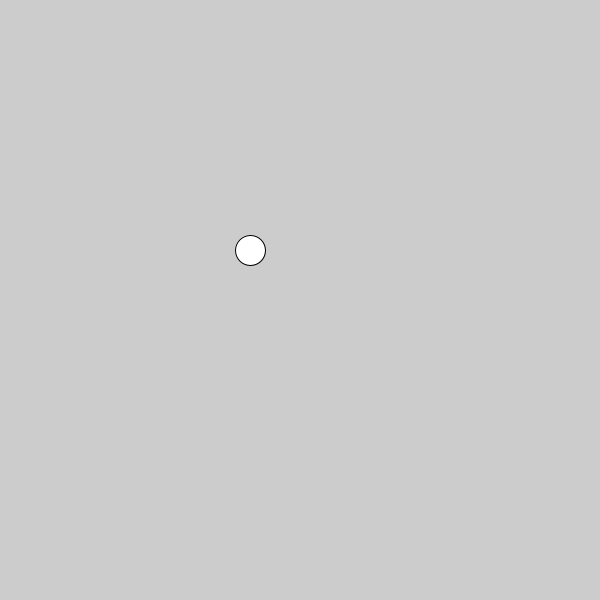
Frame 1 (no input)
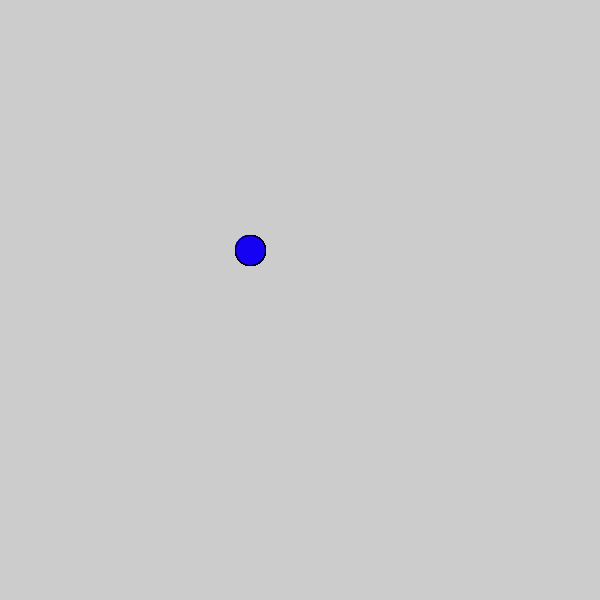
Frame 60 (the mouse pressed at the canvas centre just before this capture)
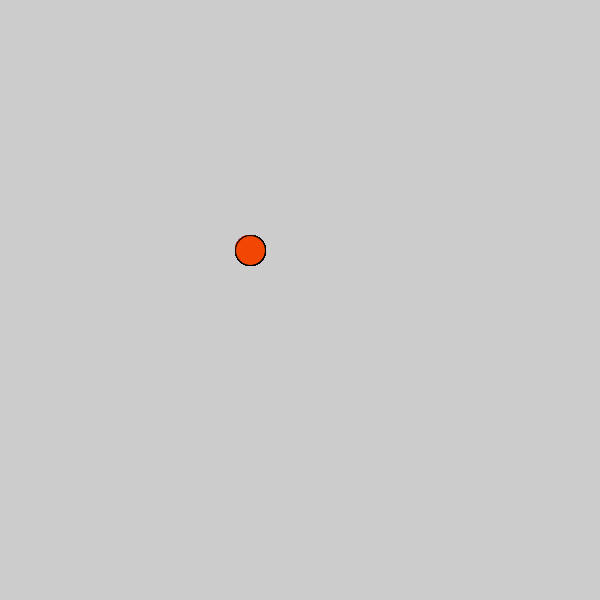
Frame 120 (the mouse held since frame 60 and released just before this capture)

The Processing sketch that drew these frames (run headless with seeded random() and noise(); from frame 60 on, the mouse is pressed at the canvas centre):

// Processing sketch: Logical_Dot
// ── Logical_Dot.pde


void setup() {
  size(600,600);
}

void draw() {
  ellipse(250,250,30,30);

if (mousePressed) {
        fill(#F24702);
} else {
        fill(#1502F2);
}}
